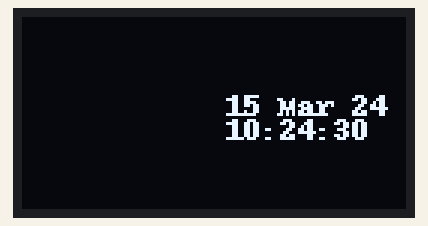
Recording of a program running on a simulated Raspberry Pi (BCM pin numbers). Parts: 128×64 one-colour display. The clock reads 2024-03-15 10:24:30 at power-on unless the program sets it.

Above: at 0.1 s.
At 10.1 s:
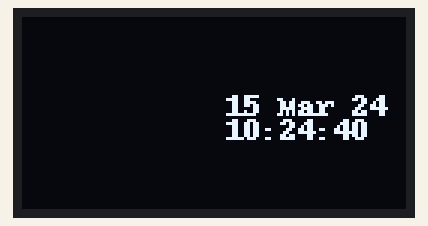
At 50.1 s:
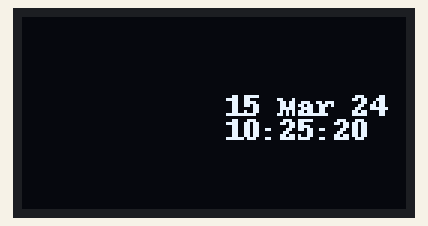
At 80.1 s:
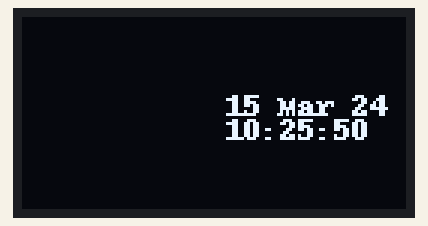
At 100.1 s:
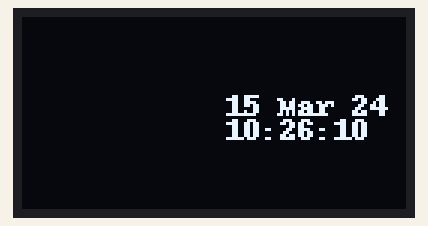
At 120.1 s:
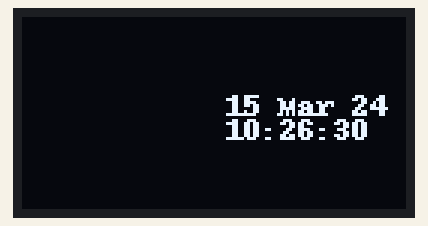

Measured:
- what the display in image 1 shows lasts 10.0 s, from 10.0 s to 20.0 s

The program:

btc_realtime.py
```python
from luma.core.interface.serial import spi
from luma.core.render import canvas
from luma.oled.device import sh1106
import requests
import time
import datetime


def get_btc_to_usd():
    URL = "https://api.coincap.io/v2/rates/bitcoin"
    response = requests.get(url=URL)
    response_dict = eval(response.text)
    current_usd_rate = float(response_dict['data']['rateUsd'])
    current_timestamp = response_dict['timestamp']

    return current_usd_rate, current_timestamp


def main():
    today_last_time = "Unknown"
    while True:
        now = datetime.datetime.now()
        today_date = now.strftime("%d %b %y")
        today_time = now.strftime("%H:%M:%S")
        if today_time != today_last_time:
            today_last_time = today_time
            with canvas(device) as draw:
                now = datetime.datetime.now()
                today_date = now.strftime("%d %b %y")

                margin = 4

                cx = 30
                cy = min(device.height, 64) / 2

                draw.text((2 * (cx + margin), cy - 8), today_date, fill="white")
                draw.text((2 * (cx + margin), cy), today_time, fill="white")

        time.sleep(10)


if __name__ == "__main__":
    try:
        serial = spi(device=0, port=0, cs_high=True)
        device = sh1106(serial)
        main()
    except KeyboardInterrupt:
        pass
```
